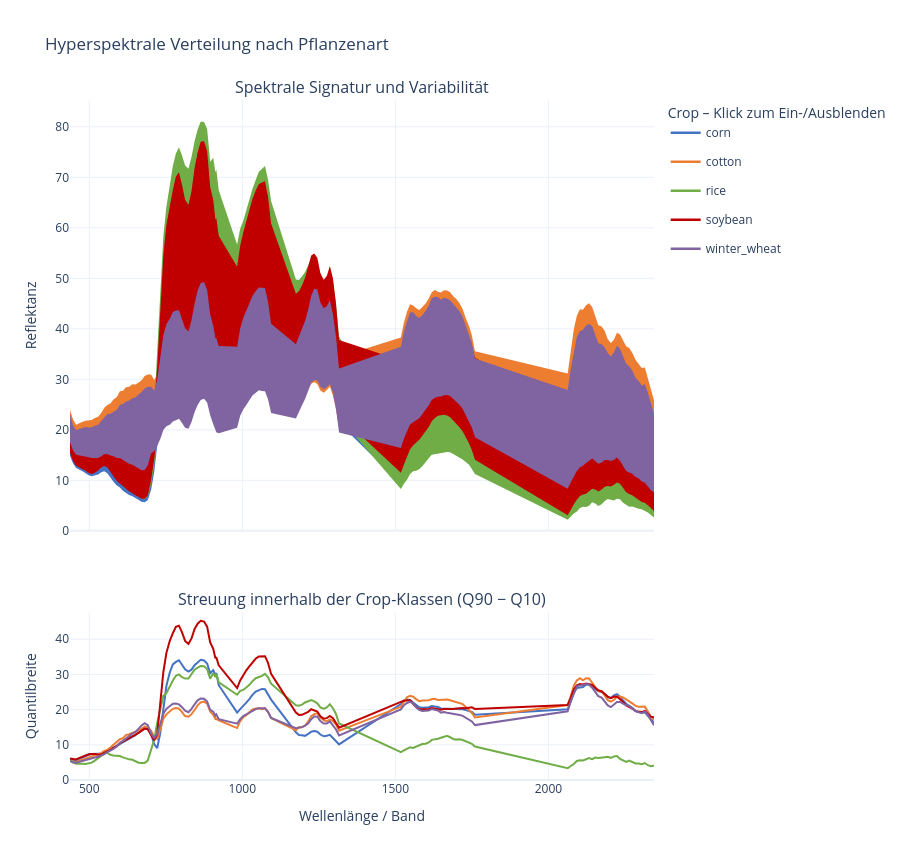

The notebook cell this image was saved under:
### Markdown cell above
Aufgrund des Anova F-Scores die Streuung genauer analysiert

### Code cell
import plotly.graph_objects as go
from plotly.subplots import make_subplots

# Vollständig leere Bänder entfernen
valid_bands = [
    c for c in spec_cols
    if df[c].notna().any()
]

# Wellenlängen aus den Spaltennamen extrahieren
wavelengths = np.array([
    int(c[1:]) for c in valid_bands
])

crops = sorted(df["Crop"].dropna().unique())

fig = make_subplots(
    rows=2,
    cols=1,
    shared_xaxes=True,
    vertical_spacing=0.12,
    row_heights=[0.72, 0.28],
    subplot_titles=[
        "Spektrale Signatur und Variabilität",
        "Streuung innerhalb der Crop-Klassen (Q90 − Q10)"
    ]
)

for crop in crops:

    data = df.loc[df["Crop"] == crop, valid_bands]

    q10 = data.quantile(0.10).to_numpy()
    q50 = data.quantile(0.50).to_numpy()
    q90 = data.quantile(0.90).to_numpy()

    color = crop_palette.get(crop, "#777777")

    # Obere Grenze des Quantilbands
    fig.add_trace(
        go.Scatter(
            x=wavelengths,
            y=q90,
            mode="lines",
            line=dict(width=0),
            showlegend=False,
            hoverinfo="skip",
            legendgroup=crop,
            connectgaps=False
        ),
        row=1, col=1
    )

    # Untere Grenze + gefülltes Quantilband
    fig.add_trace(
        go.Scatter(
            x=wavelengths,
            y=q10,
            mode="lines",
            line=dict(width=0),
            fill="tonexty",
            fillcolor=color,
            opacity=0.16,
            showlegend=False,
            hoverinfo="skip",
            legendgroup=crop,
            connectgaps=False
        ),
        row=1, col=1
    )

    # Median
    fig.add_trace(
        go.Scatter(
            x=wavelengths,
            y=q50,
            mode="lines",
            name=crop,
            line=dict(color=color, width=2.5),
            legendgroup=crop,
            connectgaps=False,
            hovertemplate=(
                f"<b>{crop}</b><br>"
                "Wellenlänge: %{x} nm<br>"
                "Median: %{y:.2f}<extra></extra>"
            )
        ),
        row=1, col=1
    )

    # Quantilbreite
    fig.add_trace(
        go.Scatter(
            x=wavelengths,
            y=q90 - q10,
            mode="lines",
            name=crop,
            line=dict(color=color, width=2),
            legendgroup=crop,
            showlegend=False,
            connectgaps=False,
            hovertemplate=(
                f"<b>{crop}</b><br>"
                "Wellenlänge: %{x} nm<br>"
                "Q90 − Q10: %{y:.2f}<extra></extra>"
            )
        ),
        row=2, col=1
    )

fig.update_layout(
    title="Hyperspektrale Verteilung nach Pflanzenart",
    template="plotly_white",
    height=850,
    hovermode="x",
    legend=dict(
        title="Crop – Klick zum Ein-/Ausblenden",
        groupclick="togglegroup"
    ),
    margin=dict(l=70, r=40, t=100, b=70)
)

fig.update_xaxes(
    title_text="Wellenlänge / Band",
    row=2, col=1
)

fig.update_yaxes(
    title_text="Reflektanz",
    rangemode="tozero",
    row=1, col=1
)

fig.update_yaxes(
    title_text="Quantilbreite",
    rangemode="tozero",
    row=2, col=1
)

fig.show()

### Figure 1 — Plotly figure (JSON) as saved in the notebook; plotly's stock layout.template omitted (floating-point values rounded to 4 significant figures; data arrays with more than 128 entries replaced by an {"elided": "..."} marker saying what was removed)
{"data": [{"connectgaps": false, "hoverinfo": "skip", "legendgroup": "corn", "line": {"width": 0}, "mode": "lines", "showlegend": false, "type": "scatter", "x": {"elided": "131 int values"}, "xaxis": "x", "y": {"elided": "131 float values"}, "yaxis": "y"}, {"connectgaps": false, "fill": "tonexty", "fillcolor": "#4472C4", "hoverinfo": "skip", "legendgroup": "corn", "line": {"width": 0}, "mode": "lines", "opacity": 0.16, "showlegend": false, "type": "scatter", "x": {"elided": "131 int values"}, "xaxis": "x", "y": {"elided": "131 float values"}, "yaxis": "y"}, {"connectgaps": false, "hovertemplate": "<b>corn</b><br>Wellenlänge: %{x} nm<br>Median: %{y:.2f}<extra></extra>", "legendgroup": "corn", "line": {"color": "#4472C4", "width": 2.5}, "mode": "lines", "name": "corn", "type": "scatter", "x": {"elided": "131 int values"}, "xaxis": "x", "y": {"elided": "131 float values"}, "yaxis": "y"}, {"connectgaps": false, "hovertemplate": "<b>corn</b><br>Wellenlänge: %{x} nm<br>Q90 − Q10: %{y:.2f}<extra></extra>", "legendgroup": "corn", "line": {"color": "#4472C4", "width": 2}, "mode": "lines", "name": "corn", "showlegend": false, "type": "scatter", "x": {"elided": "131 int values"}, "xaxis": "x2", "y": {"elided": "131 float values"}, "yaxis": "y2"}, {"connectgaps": false, "hoverinfo": "skip", "legendgroup": "cotton", "line": {"width": 0}, "mode": "lines", "showlegend": false, "type": "scatter", "x": {"elided": "131 int values"}, "xaxis": "x", "y": {"elided": "131 float values"}, "yaxis": "y"}, {"connectgaps": false, "fill": "tonexty", "fillcolor": "#ED7D31", "hoverinfo": "skip", "legendgroup": "cotton", "line": {"width": 0}, "mode": "lines", "opacity": 0.16, "showlegend": false, "type": "scatter", "x": {"elided": "131 int values"}, "xaxis": "x", "y": {"elided": "131 float values"}, "yaxis": "y"}, {"connectgaps": false, "hovertemplate": "<b>cotton</b><br>Wellenlänge: %{x} nm<br>Median: %{y:.2f}<extra></extra>", "legendgroup": "cotton", "line": {"color": "#ED7D31", "width": 2.5}, "mode": "lines", "name": "cotton", "type": "scatter", "x": {"elided": "131 int values"}, "xaxis": "x", "y": {"elided": "131 float values"}, "yaxis": "y"}, {"connectgaps": false, "hovertemplate": "<b>cotton</b><br>Wellenlänge: %{x} nm<br>Q90 − Q10: %{y:.2f}<extra></extra>", "legendgroup": "cotton", "line": {"color": "#ED7D31", "width": 2}, "mode": "lines", "name": "cotton", "showlegend": false, "type": "scatter", "x": {"elided": "131 int values"}, "xaxis": "x2", "y": {"elided": "131 float values"}, "yaxis": "y2"}, {"connectgaps": false, "hoverinfo": "skip", "legendgroup": "rice", "line": {"width": 0}, "mode": "lines", "showlegend": false, "type": "scatter", "x": {"elided": "131 int values"}, "xaxis": "x", "y": {"elided": "131 float values"}, "yaxis": "y"}, {"connectgaps": false, "fill": "tonexty", "fillcolor": "#70AD47", "hoverinfo": "skip", "legendgroup": "rice", "line": {"width": 0}, "mode": "lines", "opacity": 0.16, "showlegend": false, "type": "scatter", "x": {"elided": "131 int values"}, "xaxis": "x", "y": {"elided": "131 float values"}, "yaxis": "y"}, {"connectgaps": false, "hovertemplate": "<b>rice</b><br>Wellenlänge: %{x} nm<br>Median: %{y:.2f}<extra></extra>", "legendgroup": "rice", "line": {"color": "#70AD47", "width": 2.5}, "mode": "lines", "name": "rice", "type": "scatter", "x": {"elided": "131 int values"}, "xaxis": "x", "y": {"elided": "131 float values"}, "yaxis": "y"}, {"connectgaps": false, "hovertemplate": "<b>rice</b><br>Wellenlänge: %{x} nm<br>Q90 − Q10: %{y:.2f}<extra></extra>", "legendgroup": "rice", "line": {"color": "#70AD47", "width": 2}, "mode": "lines", "name": "rice", "showlegend": false, "type": "scatter", "x": {"elided": "131 int values"}, "xaxis": "x2", "y": {"elided": "131 float values"}, "yaxis": "y2"}, {"connectgaps": false, "hoverinfo": "skip", "legendgroup": "soybean", "line": {"width": 0}, "mode": "lines", "showlegend": false, "type": "scatter", "x": {"elided": "131 int values"}, "xaxis": "x", "y": {"elided": "131 float values"}, "yaxis": "y"}, {"connectgaps": false, "fill": "tonexty", "fillcolor": "#C00000", "hoverinfo": "skip", "legendgroup": "soybean", "line": {"width": 0}, "mode": "lines", "opacity": 0.16, "showlegend": false, "type": "scatter", "x": {"elided": "131 int values"}, "xaxis": "x", "y": {"elided": "131 float values"}, "yaxis": "y"}, {"connectgaps": false, "hovertemplate": "<b>soybean</b><br>Wellenlänge: %{x} nm<br>Median: %{y:.2f}<extra></extra>", "legendgroup": "soybean", "line": {"color": "#C00000", "width": 2.5}, "mode": "lines", "name": "soybean", "type": "scatter", "x": {"elided": "131 int values"}, "xaxis": "x", "y": {"elided": "131 float values"}, "yaxis": "y"}, {"connectgaps": false, "hovertemplate": "<b>soybean</b><br>Wellenlänge: %{x} nm<br>Q90 − Q10: %{y:.2f}<extra></extra>", "legendgroup": "soybean", "line": {"color": "#C00000", "width": 2}, "mode": "lines", "name": "soybean", "showlegend": false, "type": "scatter", "x": {"elided": "131 int values"}, "xaxis": "x2", "y": {"elided": "131 float values"}, "yaxis": "y2"}, {"connectgaps": false, "hoverinfo": "skip", "legendgroup": "winter_wheat", "line": {"width": 0}, "mode": "lines", "showlegend": false, "type": "scatter", "x": {"elided": "131 int values"}, "xaxis": "x", "y": {"elided": "131 float values"}, "yaxis": "y"}, {"connectgaps": false, "fill": "tonexty", "fillcolor": "#8064A2", "hoverinfo": "skip", "legendgroup": "winter_wheat", "line": {"width": 0}, "mode": "lines", "opacity": 0.16, "showlegend": false, "type": "scatter", "x": {"elided": "131 int values"}, "xaxis": "x", "y": {"elided": "131 float values"}, "yaxis": "y"}, {"connectgaps": false, "hovertemplate": "<b>winter_wheat</b><br>Wellenlänge: %{x} nm<br>Median: %{y:.2f}<extra></extra>", "legendgroup": "winter_wheat", "line": {"color": "#8064A2", "width": 2.5}, "mode": "lines", "name": "winter_wheat", "type": "scatter", "x": {"elided": "131 int values"}, "xaxis": "x", "y": {"elided": "131 float values"}, "yaxis": "y"}, {"connectgaps": false, "hovertemplate": "<b>winter_wheat</b><br>Wellenlänge: %{x} nm<br>Q90 − Q10: %{y:.2f}<extra></extra>", "legendgroup": "winter_wheat", "line": {"color": "#8064A2", "width": 2}, "mode": "lines", "name": "winter_wheat", "showlegend": false, "type": "scatter", "x": {"elided": "131 int values"}, "xaxis": "x2", "y": {"elided": "131 float values"}, "yaxis": "y2"}], "layout": {"annotations": [{"font": {"size": 16}, "showarrow": false, "text": "Spektrale Signatur und Variabilität", "x": 0.5, "xanchor": "center", "xref": "paper", "y": 1, "yanchor": "bottom", "yref": "paper"}, {"font": {"size": 16}, "showarrow": false, "text": "Streuung innerhalb der Crop-Klassen (Q90 − Q10)", "x": 0.5, "xanchor": "center", "xref": "paper", "y": 0.2464, "yanchor": "bottom", "yref": "paper"}], "height": 850, "hovermode": "x", "legend": {"groupclick": "togglegroup", "title": {"text": "Crop – Klick zum Ein-/Ausblenden"}}, "margin": {"b": 70, "l": 70, "r": 40, "t": 100}, "title": {"text": "Hyperspektrale Verteilung nach Pflanzenart"}, "xaxis": {"anchor": "y", "domain": [0, 1], "matches": "x2", "showticklabels": false}, "xaxis2": {"anchor": "y2", "domain": [0, 1], "title": {"text": "Wellenlänge / Band"}}, "yaxis": {"anchor": "x", "domain": [0.3664, 1], "rangemode": "tozero", "title": {"text": "Reflektanz"}}, "yaxis2": {"anchor": "x2", "domain": [0, 0.2464], "rangemode": "tozero", "title": {"text": "Quantilbreite"}}}}
